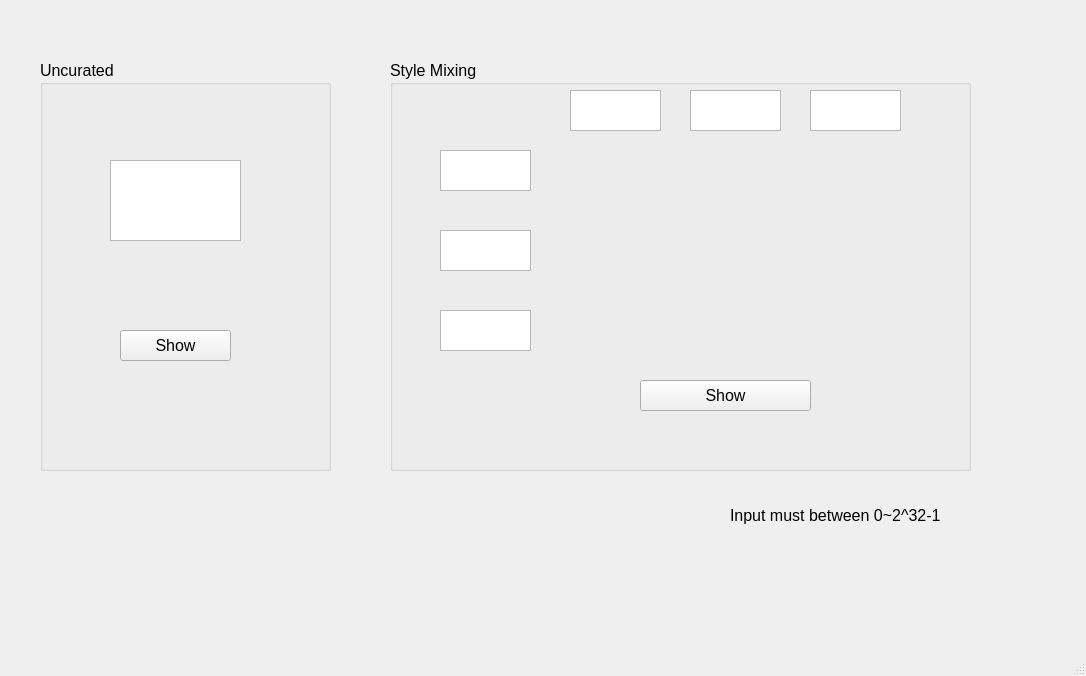
<?xml version="1.0" encoding="UTF-8"?>
<ui version="4.0">
 <class>MainWindow</class>
 <widget class="QMainWindow" name="MainWindow">
  <property name="geometry">
   <rect>
    <x>0</x>
    <y>0</y>
    <width>1086</width>
    <height>676</height>
   </rect>
  </property>
  <property name="windowTitle">
   <string>MainWindow</string>
  </property>
  <property name="animated">
   <bool>false</bool>
  </property>
  <property name="documentMode">
   <bool>false</bool>
  </property>
  <widget class="QWidget" name="centralwidget">
   <widget class="QGroupBox" name="Uncurate_box">
    <property name="geometry">
     <rect>
      <x>40</x>
      <y>60</y>
      <width>291</width>
      <height>411</height>
     </rect>
    </property>
    <property name="font">
     <font>
      <pointsize>12</pointsize>
     </font>
    </property>
    <property name="title">
     <string>Uncurated</string>
    </property>
    <property name="flat">
     <bool>false</bool>
    </property>
    <widget class="QTextEdit" name="Un_edit">
     <property name="geometry">
      <rect>
       <x>70</x>
       <y>100</y>
       <width>131</width>
       <height>81</height>
      </rect>
     </property>
    </widget>
    <widget class="QPushButton" name="Unc_show_btn">
     <property name="geometry">
      <rect>
       <x>80</x>
       <y>270</y>
       <width>111</width>
       <height>31</height>
      </rect>
     </property>
     <property name="text">
      <string>Show</string>
     </property>
    </widget>
   </widget>
   <widget class="QGroupBox" name="Style_box">
    <property name="geometry">
     <rect>
      <x>390</x>
      <y>60</y>
      <width>581</width>
      <height>411</height>
     </rect>
    </property>
    <property name="font">
     <font>
      <pointsize>12</pointsize>
     </font>
    </property>
    <property name="title">
     <string>Style Mixing</string>
    </property>
    <property name="flat">
     <bool>false</bool>
    </property>
    <widget class="QTextEdit" name="Dst3_edit">
     <property name="geometry">
      <rect>
       <x>50</x>
       <y>250</y>
       <width>91</width>
       <height>41</height>
      </rect>
     </property>
    </widget>
    <widget class="QPushButton" name="Style_show_btn">
     <property name="geometry">
      <rect>
       <x>250</x>
       <y>320</y>
       <width>171</width>
       <height>31</height>
      </rect>
     </property>
     <property name="text">
      <string>Show</string>
     </property>
    </widget>
    <widget class="QTextEdit" name="Dst2_edit">
     <property name="geometry">
      <rect>
       <x>50</x>
       <y>170</y>
       <width>91</width>
       <height>41</height>
      </rect>
     </property>
    </widget>
    <widget class="QTextEdit" name="Dst1_edit">
     <property name="geometry">
      <rect>
       <x>50</x>
       <y>90</y>
       <width>91</width>
       <height>41</height>
      </rect>
     </property>
    </widget>
    <widget class="QTextEdit" name="Src1_edit">
     <property name="geometry">
      <rect>
       <x>180</x>
       <y>30</y>
       <width>91</width>
       <height>41</height>
      </rect>
     </property>
    </widget>
    <widget class="QTextEdit" name="Src3_edit">
     <property name="geometry">
      <rect>
       <x>420</x>
       <y>30</y>
       <width>91</width>
       <height>41</height>
      </rect>
     </property>
    </widget>
    <widget class="QTextEdit" name="Src2_edit">
     <property name="geometry">
      <rect>
       <x>300</x>
       <y>30</y>
       <width>91</width>
       <height>41</height>
      </rect>
     </property>
    </widget>
   </widget>
   <widget class="QLabel" name="Range_lab">
    <property name="geometry">
     <rect>
      <x>730</x>
      <y>480</y>
      <width>241</width>
      <height>71</height>
     </rect>
    </property>
    <property name="font">
     <font>
      <pointsize>12</pointsize>
     </font>
    </property>
    <property name="text">
     <string>Input must between 0~2^32-1</string>
    </property>
   </widget>
  </widget>
  <widget class="QMenuBar" name="menubar">
   <property name="geometry">
    <rect>
     <x>0</x>
     <y>0</y>
     <width>1086</width>
     <height>25</height>
    </rect>
   </property>
  </widget>
  <widget class="QStatusBar" name="statusbar"/>
 </widget>
 <resources/>
 <connections/>
</ui>
